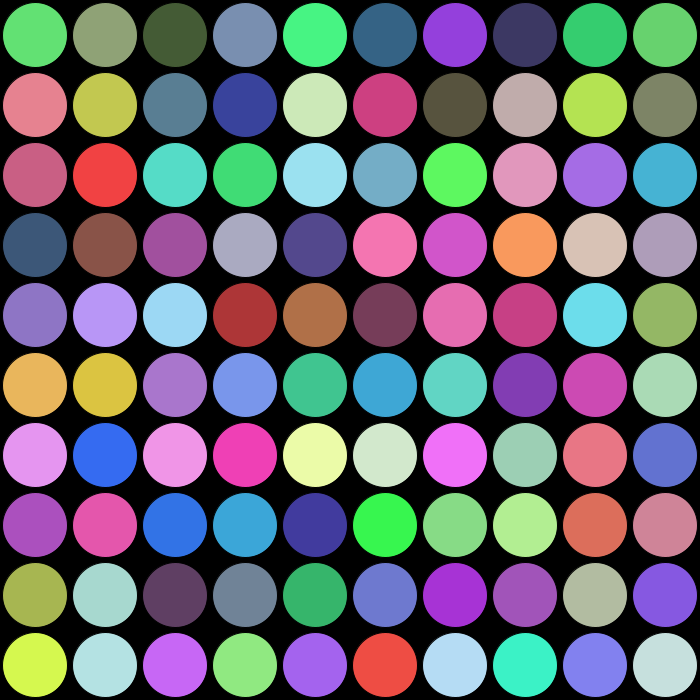
Frame 1 (no input)
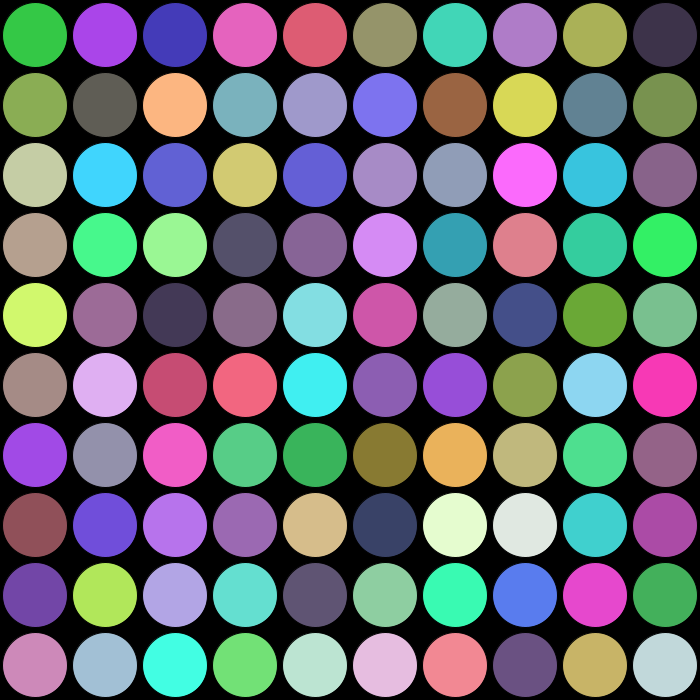
Frame 2 (the mouse pressed at the canvas centre, redrawn once)

The Processing sketch that drew these frames (run headless with seeded random() and noise(); the mouse was pressed at the canvas centre and the sketch redrawn once):

// Processing sketch: week3_taskhw
// ── week3_taskhw.pde
//use radom function() create a grid of circles in chequerboard pattern. each circle will have a random or set color
//use modulo % for chequerboard pattern, random() for colors

int cols = 10;  // Number of columns
int rows = 10;  // Number of rows
int cellSize = 70;  // Size of each cell
int circleSize = 65; // Diameter of circles

float R = random(255);
float G = random (255);
float B = random (255);


void setup() {
  size(70 * 10, 70 * 10);  //found a better way yippieee
  noLoop(); // it goes crazy and a it changes the color like every second 
}

void draw() {
  background(0);
  
  for (int i = 0; i < rows; i++) {   //loop through rows and cols ++i till number is reached
    for (int j = 0; j < cols; j++) {
      
      // j/i * cellsize calculates the centre of each circle so its in the correct col/row position
      // + cellsize/2 it centres the circle inside the cell grid 
      float x = j * cellSize + cellSize / 2;   // rememeber this for future projects plzzzz
      float y = i * cellSize + cellSize / 2;
      
      if ((i + j) % 2 == 0) {  // Checkerboard pattern using modulo
         fill(random(50, 255), random(50, 255), random(50, 255));  // find way to write this once instead of in this loo[ if possible 
      } else {
        fill(random(50, 255), random(50, 255), random(50, 255));  // doesnt create any dark colors as the background is black
      }
         ellipse(x, y, circleSize, circleSize);
      //  fill(random(0, 255), random(0, 255), random(0, 255));
      //} else {
      //  fill(random(0, 255), random(0, 255), random(0, 255));
      //}
      
      
    }
  }
}
